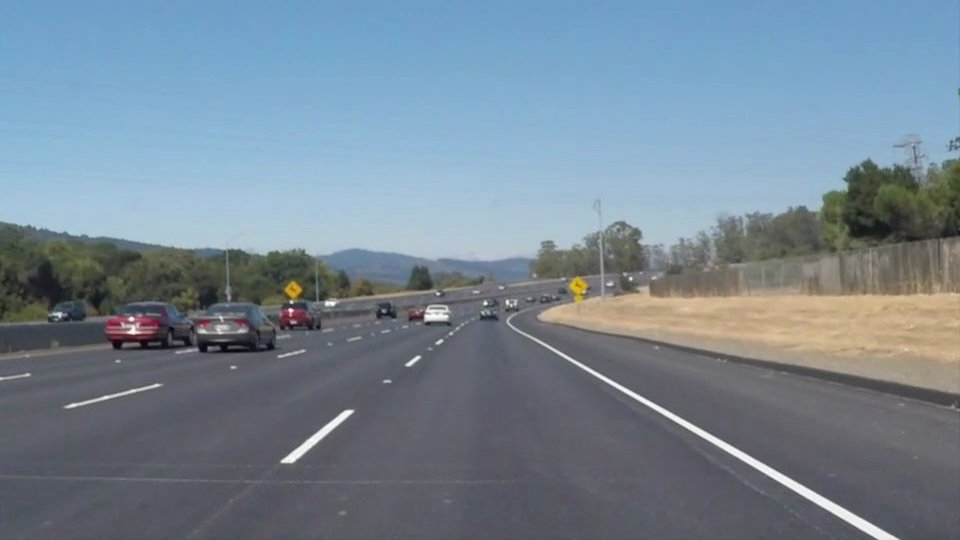
#> input picture P1_CarND-LaneLines/test_images/solidWhiteCurve.jpg, 960 x 540 px, found by its file name; its folder holds only this picture in this run
$ jupyter execute --allow-errors hog_svm_work.ipynb   (shell and % lines are left out)   (older library calls are emulated)
#> lines starting #> are read from the running program, lines starting #| are printed output that depends on the picture; after the words box and inside, x2 and y2 are one past the last pixel; in counts of white or black regions, pixels touching at a corner belong together
[cell 1]
import cv2
import numpy as np
import matplotlib.pyplot as plt
import os
from scipy.misc import imresize as imresize
from scipy.misc import imread as imread
from scipy.misc import imsave as imsave
import os
import glob
import pickle
import warnings
warnings.filterwarnings("ignore")

## Selecting regions that matter

[cell 2]
# Apply distortion correction to raw images
# Load rawimages
folder = 'test_images/'
image_files = os.listdir(folder)
test_images = []
for i in range(len(image_files)):
    file_name  = os.path.join(folder, image_files[i])
    if file_name.endswith(".jpg"):
        image_file = imread(file_name, False, 'RGB')
#> image_file is the input picture: shape (540, 960, 3); mean R, G, B 118.5, 134.5, 148.1
        image_file = imresize(image_file, (720, 1280), interp='bilinear')
#> image_file: shape (720, 1280, 3)
        test_images.append(image_file)

[cell 3]
test_images = np.array(test_images)
print(test_images.shape)
#| (1, 720, 1280, 3)

[cell 4]
# Visualize Test Images:
f, ((ax1, ax2, ax3), (ax4, ax5, ax6))= plt.subplots(2, 3, sharex='col', sharey='row')

ax1.imshow(test_images[0,:,:,:])
ax1.axis('off')
#> (the rest of this cell did not finish here and is left out)

[cell 5]
## Keep only the region, where the vechile is more likely.
cut_test_images = []

for i in range(len(test_images)):
    cut_test = test_images[i, 350:, :, :]
    cut_test_images.append(cut_test)
#> this loop made 1 pass
#> pass 1, `cut_test = test_images[i, 350:, :, :]`:
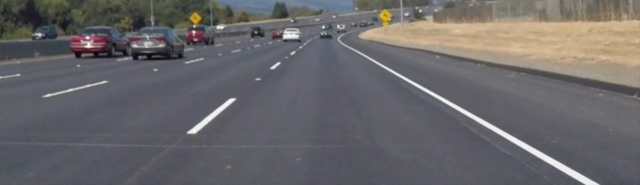
#> cut_test: shape (370, 1280, 3) (shown at 1/2 size); mean of channels 0, 1, 2 104.7, 102.7, 105.2; drawn as R, G, B
#> after the loop, cut_test_images = 1 item

cut_test_images = np.array(cut_test_images)
print(cut_test_images.shape)
#| (1, 370, 1280, 3)

[cell 6]
## Visualize the cut image
plt.imshow(cut_test_images[0,:,:,:])

## Sliding Window

[cell 7]
def slide_window(img, x_start_stop=[None, None], y_start_stop=[None, None],
                    xy_window=(64, 64), xy_overlap=(0.5, 0.5)):
    # If x and/or y start/stop positions not defined, set to image size
    if x_start_stop[0] == None:
        x_start_stop[0] = 0
    if x_start_stop[1] == None:
        x_start_stop[1] = img.shape[1]
    if y_start_stop[0] == None:
        y_start_stop[0] = 0
    if y_start_stop[1] == None:
        y_start_stop[1] = img.shape[0]
    # Compute the span of the region to be searched
    xspan = x_start_stop[1] - x_start_stop[0]
    yspan = y_start_stop[1] - y_start_stop[0]
    # Compute the number of pixels per step in x/y
    nx_pix_per_step = np.int(xy_window[0]*(1 - xy_overlap[0]))
    ny_pix_per_step = np.int(xy_window[1]*(1 - xy_overlap[1]))
    # Compute the number of windows in x/y
    nx_buffer = np.int(xy_window[0]*(xy_overlap[0]))
    ny_buffer = np.int(xy_window[1]*(xy_overlap[1]))
    nx_windows = np.int((xspan-nx_buffer)/nx_pix_per_step)
    ny_windows = np.int((yspan-ny_buffer)/ny_pix_per_step)
    # Initialize a list to append window positions to
    window_list = []
    # Loop through finding x and y window positions
    # Note: you could vectorize this step, but in practice
    # you'll be considering windows one by one with your
    # classifier, so looping makes sense
    for ys in range(ny_windows):
        for xs in range(nx_windows):
            # Calculate window position
            startx = xs*nx_pix_per_step + x_start_stop[0]
            endx = startx + xy_window[0]
            starty = ys*ny_pix_per_step + y_start_stop[0]
            endy = starty + xy_window[1]
            # Append window position to list
            window_list.append(((startx, starty), (endx, endy)))
    # Return the list of windows
    return window_list

[cell 8]
def draw_boxes(img, bboxes, color=(0, 0, 255), thick=6):
    # Make a copy of the image
    imcopy = np.copy(img)
    # Iterate through the bounding boxes
    for bbox in bboxes:
        # Draw a rectangle given bbox coordinates
        cv2.rectangle(imcopy, bbox[0], bbox[1], color, thick)
    # Return the image copy with boxes drawn
    return imcopy

[cell 9]
windows = slide_window(cut_test_images[0], x_start_stop=[None, None], y_start_stop=[0, 250],
                    xy_window=(96, 96), xy_overlap=(0.5, 0.5))
#> windows = 100 items

window_img = draw_boxes(cut_test_images[0], windows, color=(0, 0, 255), thick=6)
#> the loop in draw_boxes, `for bbox in bboxes:` made 100 passes
#> bbox on passes 1 to 8: ((0, 0), (96, 96)), ((48, 0), (144, 96)), ((96, 0), (192, 96)), ((144, 0), (240, 96)), ((192, 0), (288, 96)), ((240, 0), (336, 96)), ((288, 0), (384, 96)), ((336, 0), (432, 96))
#> after the loop in draw_boxes, `for bbox in bboxes:`:
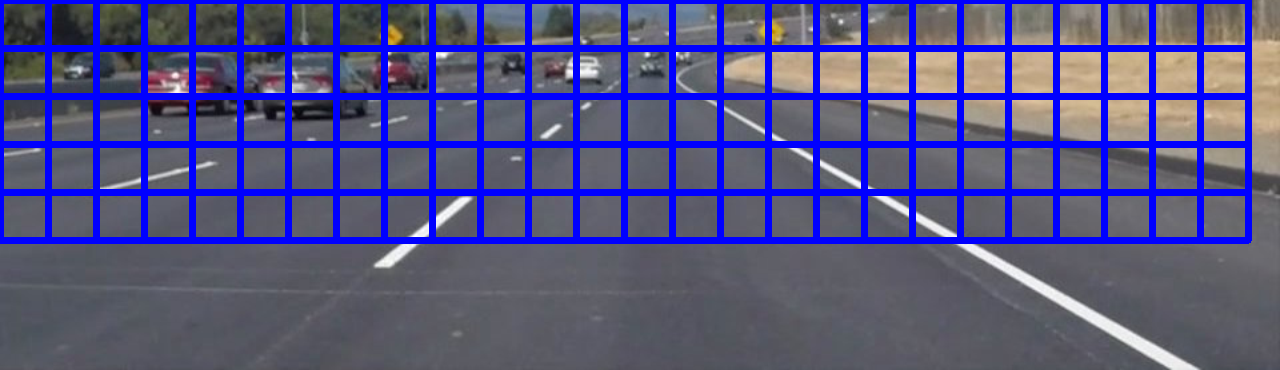
#> imcopy: shape (370, 1280, 3); 18.36% of pixels changed, all inside (x1, y1, x2, y2) = (0, 0, 1252, 244); drawn as R, G, B

[cell 10]
# Visualize the sliding window
plt.imshow(window_img)

## Obtain and organize data

[cell 11]
# Get Data to train classifier
data_dict = {}

car_list = []
car_folder1 = 'datasets/vehicles'
#> (the rest of this cell did not finish here and is left out)

[cell 12]
notcar_list = []
car_folder1 = 'datasets/non-vehicles'
#> (the rest of this cell did not finish here and is left out)

[cell 13]
# Define a key in data_dict "n_cars" and store the number of car images
data_dict["cars"] = car_list
data_dict["n_cars"] = notcar_list

[cell 14]
f, (ax1, ax2) = plt.subplots(1, 2)
f.tight_layout()
#> (the rest of this cell did not finish here and is left out)

[cell 15]
# Save the datasets:
pickle.dump(data_dict, open( "dataset.p", "wb" ))

## Data Curation

[cell 16]
data_dict = pickle.load(open( "dataset.p", "rb" ))

[cell 17]
car_list = data_dict["cars"]
notcar_list = data_dict["n_cars"]

[cell 18]
print('Training set of cars: ', len(car_list))
print('Training set of not-cars:', len(notcar_list))

[cell 19]
f, (ax1, ax2) = plt.subplots(1, 2)
f.tight_layout()
#> (the rest of this cell did not finish here and is left out)

### Using SVM

[cell 20]
from sklearn.model_selection import train_test_split
from sklearn.svm import LinearSVC
from sklearn.svm import SVC
from sklearn.preprocessing import StandardScaler
from skimage.feature import hog
import time

[cell 21]
# [18 lines left out: function get_hog_features, not called in this run]

[cell 22]
# Define a function to compute binned color features
# [5 lines left out: function bin_spatial, not called in this run]

[cell 23]
# [9 lines left out: function color_hist, not called in this run]

[cell 24]
# Define a function to extract features from a list of images
# Have this function call bin_spatial() and color_hist()
def extract_features(imgs, color_space='RGB', spatial_size=(32, 32),
                        hist_bins=32, orient=9,
                        pix_per_cell=8, cell_per_block=2, hog_channel=0,
                        spatial_feat=True, hist_feat=True, hog_feat=True):

    # Create a list to append feature vectors to
    features = []

    # Iterate through the list of images
    for img in imgs:
        #1) Define an empty list to receive features
        img_features = []
        if color_space != 'RGB':
            if color_space == 'HSV':
                feature_image = cv2.cvtColor(img, cv2.COLOR_RGB2HSV)
            elif color_space == 'LUV':
                feature_image = cv2.cvtColor(img, cv2.COLOR_RGB2LUV)
            elif color_space == 'HLS':
                feature_image = cv2.cvtColor(img, cv2.COLOR_RGB2HLS)
            elif color_space == 'YUV':
                feature_image = cv2.cvtColor(img, cv2.COLOR_RGB2YUV)
            elif color_space == 'YCrCb':
                feature_image = cv2.cvtColor(img, cv2.COLOR_RGB2YCrCb)
        else:
            feature_image = np.copy(img)

        #3) Compute spatial features if flag is set
        if spatial_feat == True:
            spatial_features = bin_spatial(feature_image, size=spatial_size)
            #4) Append features to list
            img_features.append(spatial_features)
        #5) Compute histogram features if flag is set
        if hist_feat == True:
            hist_features = color_hist(feature_image, nbins=hist_bins)
            #6) Append features to list
            img_features.append(hist_features)
        #7) Compute HOG features if flag is set
        if hog_feat == True:
            if hog_channel == 'ALL':
                hog_features = []
                for channel in range(feature_image.shape[2]):
                    hog_features.extend(get_hog_features(feature_image[:,:,channel],
                                        orient, pix_per_cell, cell_per_block,
                                        vis=False, feature_vec=True))
            else:
                hog_features = get_hog_features(feature_image[:,:,hog_channel], orient,
                            pix_per_cell, cell_per_block, vis=False, feature_vec=True)
            #8) Append features to list
            img_features.append(hog_features)

        img_features = np.concatenate(img_features)
        features.append(img_features)

    # Return list of feature vectors
    return features

[cell 25]
# Reduce the sample size because HOG features are slow to compute
# The quiz evaluator times out after 13s of CPU time
sample_size = 8792
cars = car_list[0:sample_size]
notcars = notcar_list[0:sample_size]

[cell 26]
color_space = 'HSV' # Can be RGB, HSV, LUV, HLS, YUV, YCrCb
orient = 12  # HOG orientations
pix_per_cell = 8 # HOG pixels per cell
cell_per_block = 2 # HOG cells per block
hog_channel = 1 # Can be 0, 1, 2, or "ALL"
spatial_size = (16, 16) # Spatial binning dimensions
hist_bins = 16    # Number of histogram bins
spatial_feat = True # Spatial features on or off
hist_feat = True # Histogram features on or off
hog_feat = True # HOG features on or off
y_start_stop = [None, None] # Min and max in y to search in slide_window()

car_features = extract_features(cars, color_space=color_space,
                        spatial_size=spatial_size, hist_bins=hist_bins,
                        orient=orient, pix_per_cell=pix_per_cell,
                        cell_per_block=cell_per_block,
                        hog_channel=hog_channel, spatial_feat=spatial_feat,
                        hist_feat=hist_feat, hog_feat=hog_feat)
#> after the loop in extract_features, `for img in imgs:`: features = []
#> car_features = []
notcar_features = extract_features(notcars, color_space=color_space,
                        spatial_size=spatial_size, hist_bins=hist_bins,
                        orient=orient, pix_per_cell=pix_per_cell,
                        cell_per_block=cell_per_block,
                        hog_channel=hog_channel, spatial_feat=spatial_feat,
                        hist_feat=hist_feat, hog_feat=hog_feat)
#> notcar_features = []

[cell 27]
car_features = np.array(car_features)
#> car_features = empty array
notcar_features = np.array(notcar_features)
#> notcar_features = empty array
print(car_features.shape)
#| (0,)
print(notcar_features.shape)
#| (0,)

[cell 28]
X = np.vstack((car_features, notcar_features))
#> X = empty array

$ run again, on P1_CarND-LaneLines/test_images/solidYellowLeft.jpg
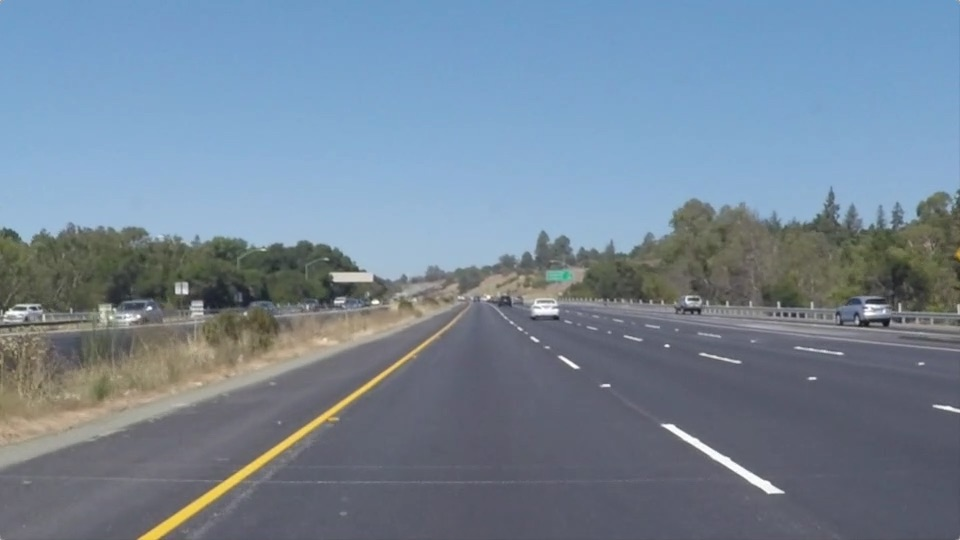
#> input picture P1_CarND-LaneLines/test_images/solidYellowLeft.jpg, 960 x 540 px, found by its file name
#> image_file is the input picture: shape (540, 960, 3); mean R, G, B 116.5, 133.6, 150.8
#> image_file: shape (720, 1280, 3)
#| (1, 720, 1280, 3)
#> the loop `for i in range(len(test_images)):` made 1 pass
#> pass 1, `cut_test = test_images[i, 350:, :, :]`:
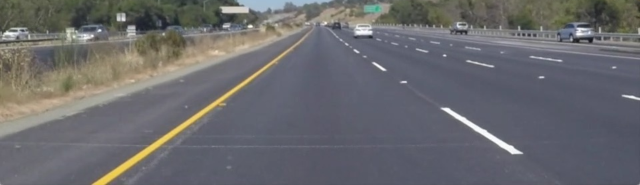
#> cut_test: shape (370, 1280, 3) (shown at 1/2 size); mean of channels 0, 1, 2 106.1, 106.1, 109.4; drawn as R, G, B
#> after the loop `for i in range(len(test_images)):`: cut_test_images = 1 item
#| (1, 370, 1280, 3)
#> windows = 100 items
#> the loop in draw_boxes, `for bbox in bboxes:` made 100 passes
#> bbox on passes 1 to 8: ((0, 0), (96, 96)), ((48, 0), (144, 96)), ((96, 0), (192, 96)), ((144, 0), (240, 96)), ((192, 0), (288, 96)), ((240, 0), (336, 96)), ((288, 0), (384, 96)), ((336, 0), (432, 96))
#> after the loop in draw_boxes, `for bbox in bboxes:`:
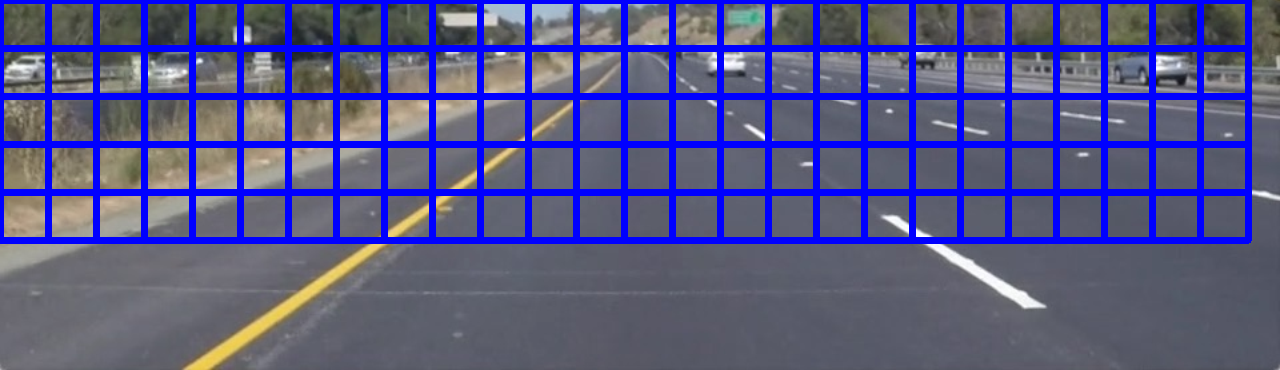
#> imcopy: shape (370, 1280, 3); 18.36% of pixels changed, all inside (x1, y1, x2, y2) = (0, 0, 1252, 244); drawn as R, G, B
#> after the loop in extract_features, `for img in imgs:`: features = []
#> `car_features = np.array(car_features)`: car_features = empty array
#| (0,)
#| (0,)

$ run again, on P1_CarND-LaneLines/test_images/whiteCarLaneSwitch.jpg
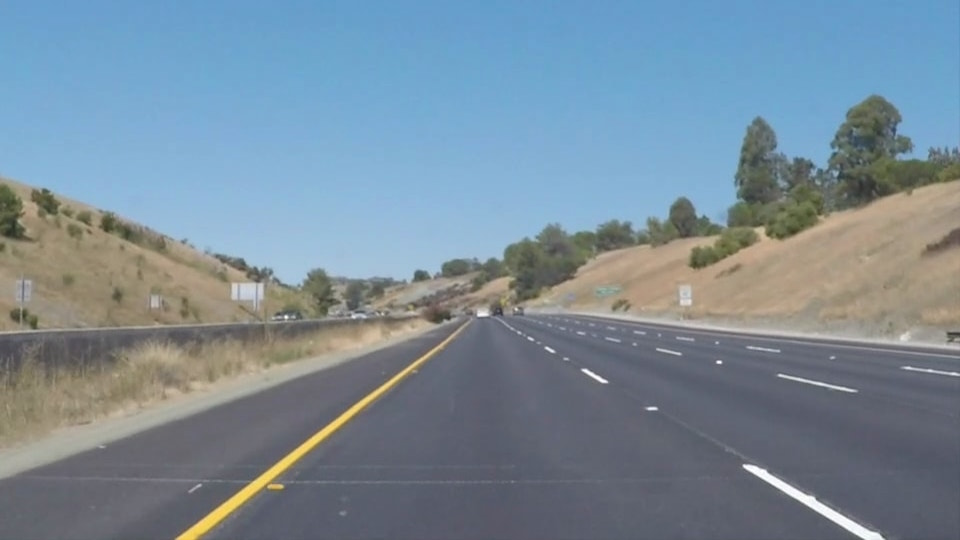
#> input picture P1_CarND-LaneLines/test_images/whiteCarLaneSwitch.jpg, 960 x 540 px, found by its file name
#> image_file is the input picture: shape (540, 960, 3); mean R, G, B 121.2, 139.4, 152.9
#> image_file: shape (720, 1280, 3)
#| (1, 720, 1280, 3)
#> the loop `for i in range(len(test_images)):` made 1 pass
#> pass 1, `cut_test = test_images[i, 350:, :, :]`:
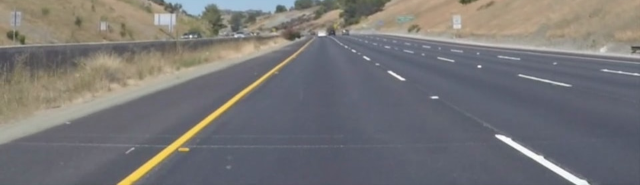
#> cut_test: shape (370, 1280, 3) (shown at 1/2 size); mean of channels 0, 1, 2 119.1, 117.6, 118; drawn as R, G, B
#> after the loop `for i in range(len(test_images)):`: cut_test_images = 1 item
#| (1, 370, 1280, 3)
#> windows = 100 items
#> the loop in draw_boxes, `for bbox in bboxes:` made 100 passes
#> bbox on passes 1 to 8: ((0, 0), (96, 96)), ((48, 0), (144, 96)), ((96, 0), (192, 96)), ((144, 0), (240, 96)), ((192, 0), (288, 96)), ((240, 0), (336, 96)), ((288, 0), (384, 96)), ((336, 0), (432, 96))
#> after the loop in draw_boxes, `for bbox in bboxes:`:
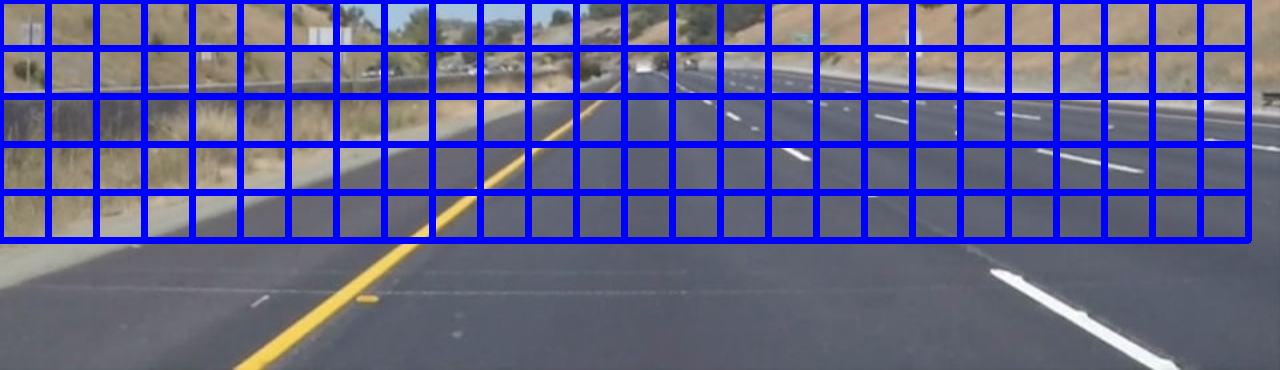
#> imcopy: shape (370, 1280, 3); 18.36% of pixels changed, all inside (x1, y1, x2, y2) = (0, 0, 1252, 244); drawn as R, G, B
#> after the loop in extract_features, `for img in imgs:`: features = []
#> `car_features = np.array(car_features)`: car_features = empty array
#| (0,)
#| (0,)
